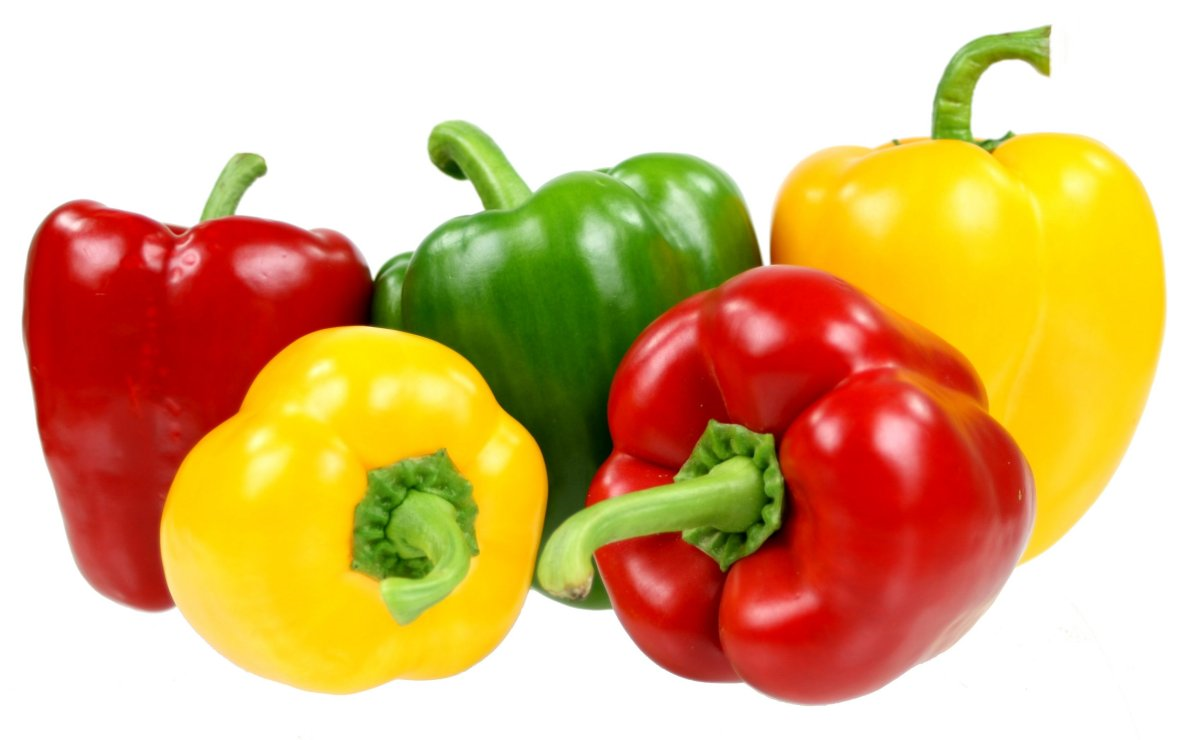
#> input picture homework/hw06/data/bell pepper_0.png, 1200 x 740 px, given as the content of the folder ../data/tmp/resized_box, which was not available
$ python train_nn.py
#> lines starting #> are read from the running program, lines starting #| are printed output that depends on the picture
### project/code/data_loader.py
import os
import numpy as np
import random
import cv2

data_dir = "../data"

class data_loader(object):

    def __init__(self,classes,image_size):

        self.classes = classes
        self.num_class = len(self.classes)
        self.image_size = image_size
        self.load_data()


    def compute_feature(self, image):
        image = cv2.resize(image, (self.image_size, self.image_size))
        image = (image / 255.0) * 2.0 - 1.0
        return image


    def compute_label(self,label):
        one_hot = np.zeros(self.num_class)
        idx = self.classes.index(label)
        one_hot[idx] = 1.0
        return one_hot


    def load_data(self):

        temp_dir = os.path.join(data_dir, "tmp")
        resized_box_dir = os.path.join(temp_dir, "resized_box")
        resized_nobox_dir = os.path.join(temp_dir, "resized_nobox")

        box_list = []
        count = 0
        for filename in os.listdir(resized_box_dir):
            label = "package"
            label_vec = self.compute_label(label)

            file_path = os.path.join(resized_box_dir, filename)
            img = cv2.imread(file_path)
#> img is the input picture: shape (740, 1200, 3); mean B, G, R 125.9, 180.7, 220.1
            features = self.compute_feature(img)
#> in compute_feature, `image = cv2.resize(image, (self.image_size, self.image_size))`:
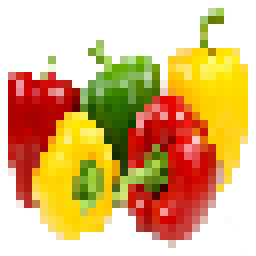
#> image: shape (32, 32, 3) (shown 8 times larger); mean of channels 0, 1, 2 127, 181.8, 220.3; drawn as B, G, R
            box_list.append({'c_img': img, 'label': label_vec, 'features': features})
#> (the run stopped early here; a loop or call above may not have finished)

$ run again, on homework/hw06/data/cabbage_0.png
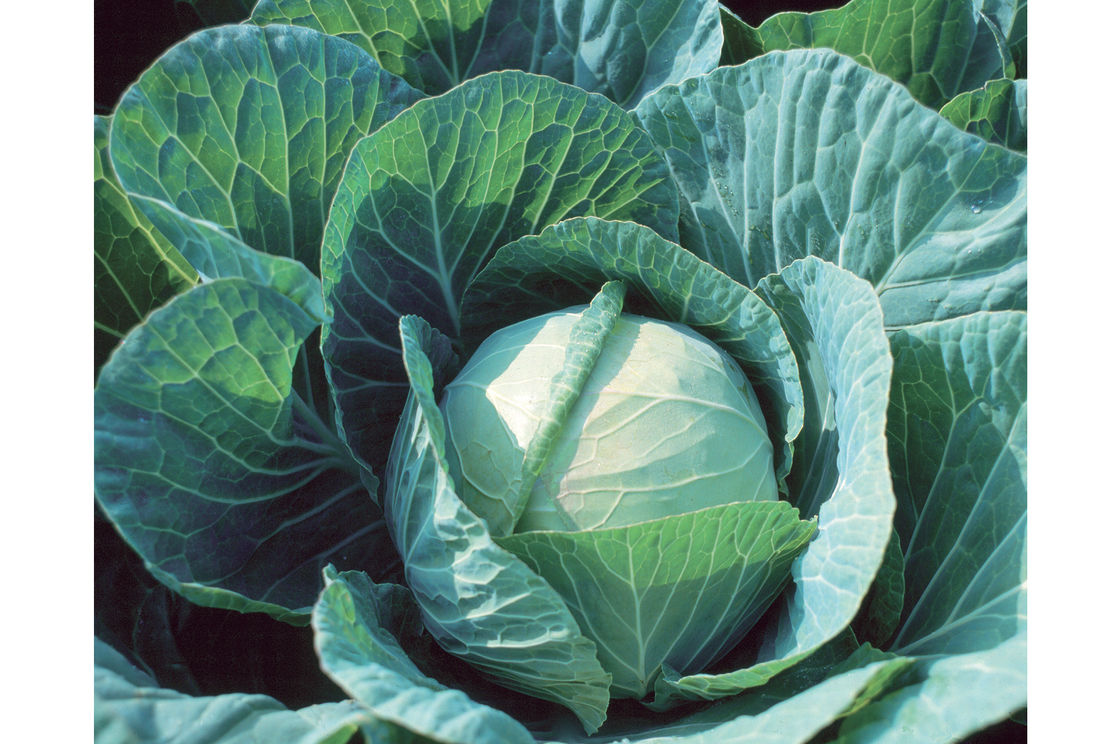
#> input picture homework/hw06/data/cabbage_0.png, 1120 x 744 px, given as the content of the folder ../data/tmp/resized_box, which was not available
#> in load_data, img is the input picture: shape (744, 1120, 3); mean B, G, R 136, 145.9, 110.3
#> in compute_feature, `image = cv2.resize(image, (self.image_size, self.image_size))`:
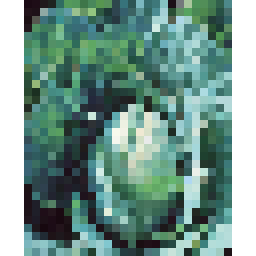
#> image: shape (32, 32, 3) (shown 8 times larger); mean of channels 0, 1, 2 139.8, 149.5, 115.3; drawn as B, G, R

$ run again, on homework/hw06/data/cabbage_1.png
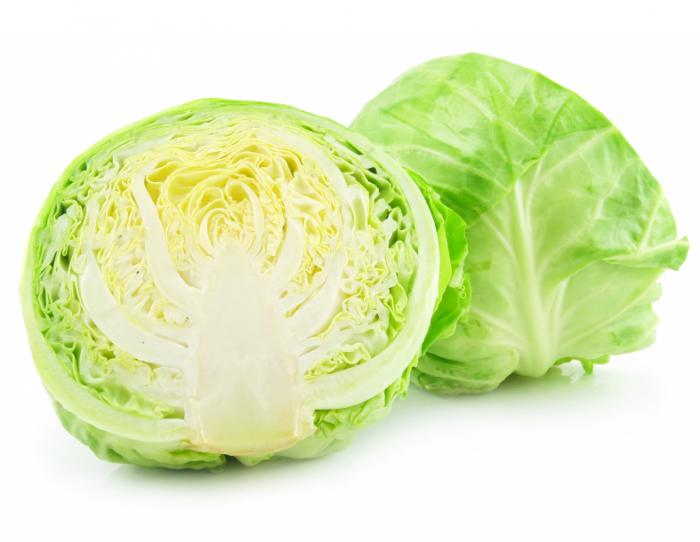
#> input picture homework/hw06/data/cabbage_1.png, 700 x 542 px, given as the content of the folder ../data/tmp/resized_box, which was not available
#> in load_data, img is the input picture: shape (542, 700, 3); mean B, G, R 190.2, 237.1, 225.1
#> in compute_feature, `image = cv2.resize(image, (self.image_size, self.image_size))`:
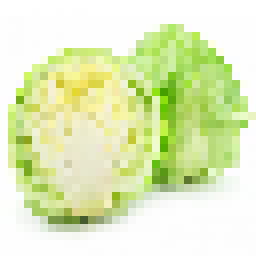
#> image: shape (32, 32, 3) (shown 8 times larger); mean of channels 0, 1, 2 190.1, 236.9, 225.1; drawn as B, G, R

$ run again, on homework/hw06/data/carrot_0.png
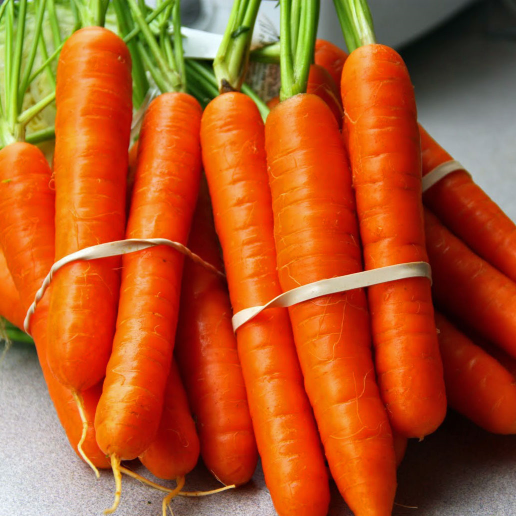
#> input picture homework/hw06/data/carrot_0.png, 1032 x 1032 px, given as the content of the folder ../data/tmp/resized_box, which was not available (shown at 1/2 size)
#> in load_data, img is the input picture: shape (1032, 1032, 3); mean B, G, R 38.2, 87.8, 175.8
#> in compute_feature, `image = cv2.resize(image, (self.image_size, self.image_size))`:
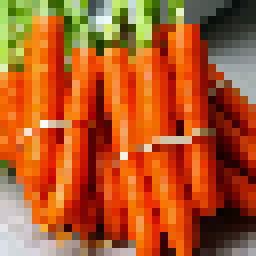
#> image: shape (32, 32, 3) (shown 8 times larger); mean of channels 0, 1, 2 37.9, 88.1, 176.2; drawn as B, G, R
